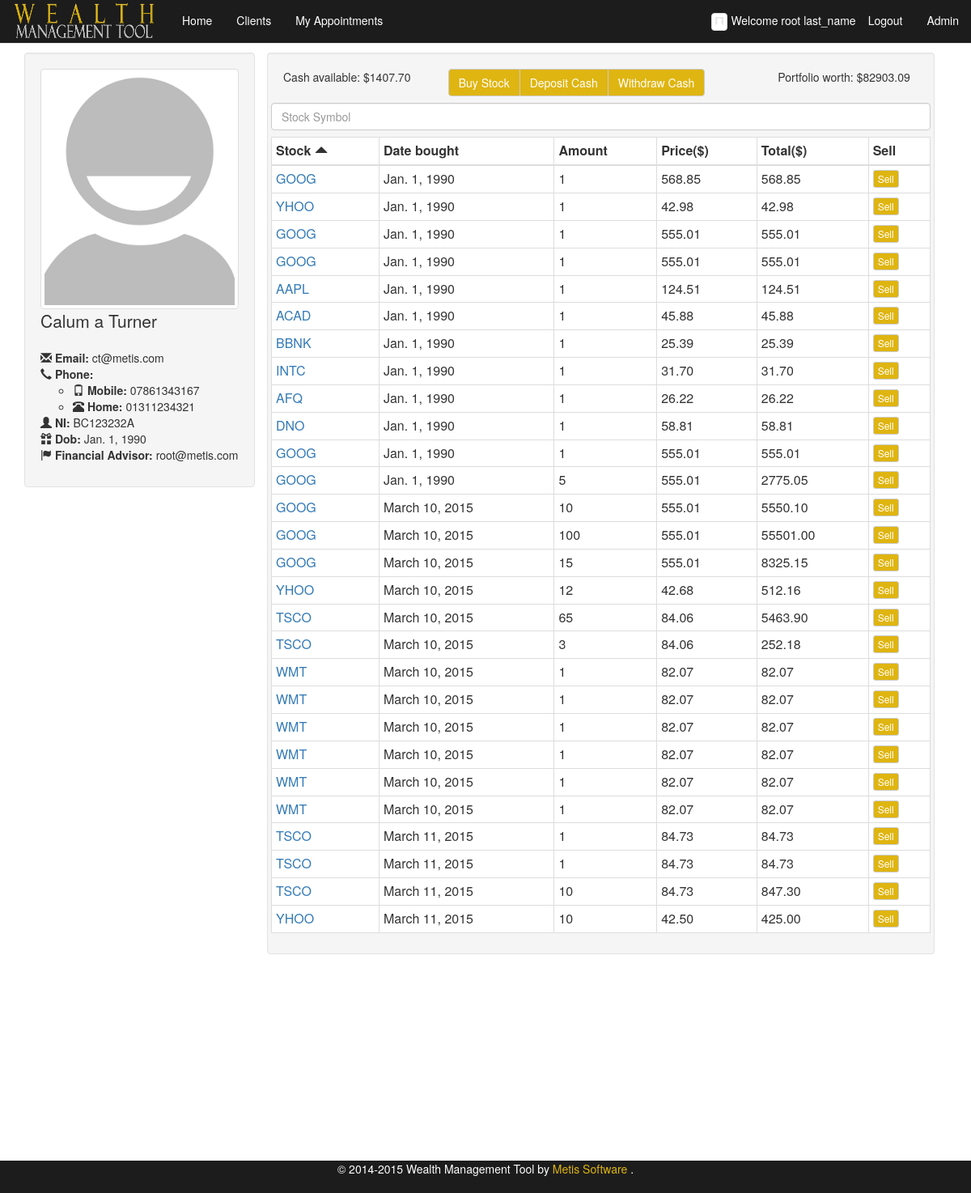
/client_details/?client=BC123232A (signed in), run on the app's committed database.
### wms/models.py (models this page shows, shortened)
class FA(AbstractBaseUser, PermissionsMixin):
    email = models.EmailField(max_length=64, unique=True)
    first_name = models.CharField(max_length=64, default="**DEFAULT**")
    surname = models.CharField(max_length=64, default="**DEFAULT**")
    image = models.ImageField(upload_to='fa_images', default='/media/person-placeholder.png')
    dob = models.DateField(default="1990-01-01")
    ni_regex = RegexValidator(regex=r'^(?!BG)(?!GB)(?!NK)(?!KN)(?!TN)(?!NT)(?!ZZ)(?:[A-CEGHJ-PR-TW-Z][A-CEGHJ-NPR-TW-Z])(?:\s*\d\s*){6}([A-D]|\s)$', message="Must be in the format: 'AA999999A', restrictions to characters apply'")
    ni_number = models.CharField(
        max_length=9, validators=[ni_regex], primary_key=True)
    is_staff=models.BooleanField(default=False)
    is_admin=models.BooleanField(default=False)
    is_active=models.BooleanField(default=False)
    USERNAME_FIELD = 'email'
    REQUIRED_FIELDS = ['first_name', 'surname', 'dob', 'ni_number']
    objects = FAUserManager()

class Client(models.Model):
    first_name = models.CharField(max_length=64)
    middle_name = models.CharField(max_length=64, blank=True)
    surname = models.CharField(max_length=64)
    image = models.ImageField(upload_to='client_images', default='/media/person-placeholder.png')
    dob = models.DateField(default="1990-01-01")
    ni_regex = RegexValidator(regex=r'^(?!BG)(?!GB)(?!NK)(?!KN)(?!TN)(?!NT)(?!ZZ)(?:[A-CEGHJ-PR-TW-Z][A-CEGHJ-NPR-TW-Z])(?:\s*\d\s*){6}([A-D]|\s)$', message="Must be in the format: 'AA999999A', restrictions to characters apply'")
    ni_number = models.CharField(max_length=9, validators=[ni_regex], primary_key=True)
    email = models.EmailField(max_length=64)
    phone_regex = RegexValidator(
        regex=r'^\+?1?\d{9,15}$',
        message="Not a valid phone number. Up to 9 digits allowed.")
    home_phone = models.CharField(
        max_length=11, validators=[phone_regex], blank=True
    )
    mob_phone = models.CharField(
        max_length=11, validators=[phone_regex], blank=True
    )
    cash = models.DecimalField(max_digits=20, decimal_places=2)
    fa = models.ForeignKey(FA)
    twitter_username = models.CharField(validators=[RegexValidator(
                                                    regex="^(\w){1,15}$",
                                                    message="Not a valid username,please remove @ and max of 15 cahracters"
                                                    )],
                                        blank=True, max_length= 15)
    twitter_widget_id = models.CharField(max_length=18, blank=True,
                                         validators=[RegexValidator(
                                             regex='[\d]{18}',
                                             message="Not a valid Twitter widget id. must be 18 digits"
                                         )])

class Share(models.Model):
    owner = models.ForeignKey(Client)
    buy_date = models.DateField(default="1990-01-01")
    amount = models.IntegerField()
    price = models.DecimalField(max_digits=20, decimal_places=2)
    stock = models.ForeignKey(Stock)

class Stock(models.Model):
    symbol = models.CharField(primary_key=True, max_length=5)
    company = models.CharField(max_length=64)
    market = models.ForeignKey(Market)
    def __str__(self):
        return self.symbol

### wms/views.py (the view)
# urls.py: url(r'^client_details/', 'client_details', name='client_details'),
@login_required
def client_details(request):
    get_params = request.GET
    if(get_params.get('client') is None):
        return HttpResponseRedirect('/clients/')
    else:
        try:
            client = Client.objects.get(ni_number=get_params.get('client'))
            shares = Share.objects.filter(owner=get_params.get('client'))
            print(client.twitter_username)
            if client.twitter_username=="":
                twitter = False
            else:
                twitter = True
            return render_to_response('wms/client_details.html',
                                         {'client_details': client,'shares': shares,'twitter':twitter}, context_instance=RequestContext(request))
        except ObjectDoesNotExist:
            return render_to_response('wms/client_details.html',{}, context_instance=RequestContext)

### wms/templates/wms/client_details.html (shortened to what this page needs)
{% extends "wms/base_boot.html" %}
{% load staticfiles %}
{% block content %}
{% if client_details %}
    <div class="table-responsive col-md-3 well">
        <img class="img-responsive img-thumbnail" src="{% static 'wms/images/person-placeholder.png'  %}" alt="Person Placeholder">
        <p class="lead">{{client_details.first_name}} {{client_details.middle_name}} {{client_details.surname}}</p>
        <ul class="list-unstyled">
            <li>
                <span class="glyphicon glyphicon-envelope"> </span> <strong>Email:</strong> {{ client_details.email}}
            </li>
            <li>
                <span class="glyphicon glyphicon-earphone"></span> <strong>Phone:</strong>
                <ul class="">
                    <li>
                        <span class="glyphicon glyphicon-phone"></span> <strong>Mobile:</strong> {{ client_details.mob_phone}}
                    </li>
                    <li>
                        <span class="glyphicon glyphicon-phone-alt"></span> <strong>Home:</strong> {{ client_details.home_phone}}
                    </li>
                </ul>
            </li>
            <li>
                <span class="glyphicon glyphicon-user"></span> <strong>NI:</strong> {{client_details.ni_number}}
            </li>
            <li>
                <span class="glyphicon glyphicon-gift"></span> <strong>Dob:</strong> {{client_details.dob}}
            </li>
            <li>
                <span class="glyphicon glyphicon-flag"></span> <strong>Financial Advisor:</strong> {{client_details.fa}}
            </li>
        </ul>
    </div>
    <div class = "col-md-9">
    <div class="col-md-12 well container-fluid" id="users" >
        <div class="row">
            <div class="col-md-3">Cash available: $<span class="client_cash_available">{{ client_details.cash }}</span></div>
            <div class="btn-group col-md-6" style="margin-bottom:1%;">
                <button type="button" class="btn btn-default" data-toggle="modal" data-target="#StockModal">Buy Stock</button>
                <button type="button" class="btn btn-default" data-toggle="modal" data-target="#DepositModal">Deposit Cash</button>
                <button type="button" class="btn btn-default" data-toggle="modal" data-target="#WithdrawModal">Withdraw Cash</button>
             </div>
            <div class="col-md-3">Portfolio worth: $<span class="portfolio_worth"></span> </div>
        </div>
        <div class="row">
            <div>
                <input id="symbol_input" class="form-control search" type="text" name="symbol" placeholder="Stock Symbol"style="margin-bottom:1%;"/>
            </div>
        </div>
        <div class="row table-responsive" style="height: 70%">
            <table class="table table-hover table-bordered table-condensed col-md-12" style="background-color: #ffffff; ">
                <thead>
                    <th class="sort" data-sort="stock" id="stock_th">Stock <span class="glyphicon glyphicon-triangle-top"></span></th>
                    <th class="sort" data-sort="buy_date">Date bought </th>
                    <th class="sort" data-sort="amount">Amount </th>
                    <th class="sort" data-sort="price">Price($) </th>
                    <th class="sort" data-sort="total">Total($) </th>
                    <th>Sell</th>
                </thead>
                <tbody id="clients_stock_tbody" class="list" style="overflow-y: scroll;height: 50%">
                    {% for share in shares %}
                    <tr>
                        <td class="stock"><a href="/?symbol={{share.stock}}">{{ share.stock}}</a></td>
                        <td class="buy_date">{{ share.buy_date}}</td>
                        <td class="amount">{{ share.amount}}</td>
                        <td class="price">{{ share.price}}</td>
                        <td class="total"><script>document.write(({{share.price}}*{{share.amount}}).toFixed(2));</script></td>
                        <td class="sell"><button class="btn btn-default btn-xs">Sell</button> </td>
                    </tr>
                    {% endfor %}
                </tbody>
            </table>
        </div>
    </div>
    </div>
    {% else %}
        <p>No client data</p>
    {% endif %}
{%  endblock %}

### wms/templates/wms/base_boot.html (shortened to what this page needs)
{% load staticfiles %}
<html>
<head>
<link rel="stylesheet" type="text/css" href="{% static 'wms/css/style-bootstrap.css' %}" />
<link href="{% static "wms/css/bootstrap.css" %}" rel="stylesheet">
<link href="{% static "wms/css/magnific-popup.css" %}" rel="stylesheet" type="text/css">
<link rel="stylesheet" type="text/css" href="{% static "wms/css/jquery.fancybox.css" %}" media="screen" />
<link href="{% static "wms/css/bootstrap-sticky-footer.css" %}" rel="stylesheet">
</head>
<body>
<nav class="navbar navbar-default navbar-fixed-top" id="home">
	<div class="container-fluid">
		<div class="navbar-header">
			<a href="/" class="navbar-brand">
				<img src="{% static "wms/images/logo.png" %}" alt="Wealth Management Tool" height="54" width="180" style="margin-top: -15px;" /></a>
		</div>
		<div id="navbar" class="navbar-collapse collapse">
			<ul class="nav navbar-nav">
				<li><a id="home" href="/">Home</a></li>
				<li><a id="clients" href="/clients/">Clients</a></li>
				<li><a id="appointments" href="/appointments/">My Appointments</a></li>
			</ul>
			<ul class="nav navbar-nav navbar-right">
				{% if user.is_authenticated %}
				<li class="text-center" style="padding-top: 15px;padding-bottom: 15px;"><img src="{{ user.image.url }}" class="img-responsive img-thumbnail" style="max-width: 20px; margin-right:5px;"/>Welcome  {{ user.first_name }} {{ user.surname }}</li>
				<li ><a href="/logout">Logout</a>
				{% if user.is_staff %}
				<li><a href="/admin">Admin</a>
				{% endif %}
				</li>
				{% endif %}
			</ul>
		</div>
	</div>
</nav>
<div class="container" style="overflow-x: hidden">
	{% block content %}
	{% endblock %}
</div>
<footer class="footer">
	<div class="container">
		<p class="text-center" style="color:#FFFFFF;">© 2014-2015 Wealth Management Tool by  <a style="color:#dfb511;"href="http://www.metissoftware.co.uk" target="_blank"> Metis Software </a>.</p>
	</div>
</footer>
</body>
</html>

### data on the page
FA: image (placeholder picture), first_name "root", surname "last_name"
Client: first_name "Calum", middle_name "a", surname "Turner", email "ct@metis.com", mob_phone "07861343167", home_phone "01311234321", ni_number "BC123232A", dob "Jan. 1, 1990", fa "root@metis.com", cash "1407.70"
Share: stock "GOOG", buy_date "Jan. 1, 1990", amount "1", price "568.85"
Share: stock "YHOO", buy_date "Jan. 1, 1990", amount "1", price "42.98"
Share: stock "GOOG", buy_date "Jan. 1, 1990", amount "1", price "555.01"
Share: stock "GOOG", buy_date "Jan. 1, 1990", amount "1", price "555.01"
Share: stock "AAPL", buy_date "Jan. 1, 1990", amount "1", price "124.51"
Share: stock "ACAD", buy_date "Jan. 1, 1990", amount "1", price "45.88"
Share: stock "BBNK", buy_date "Jan. 1, 1990", amount "1", price "25.39"
Share: stock "INTC", buy_date "Jan. 1, 1990", amount "1", price "31.70"
Share: stock "AFQ", buy_date "Jan. 1, 1990", amount "1", price "26.22"
Share: stock "DNO", buy_date "Jan. 1, 1990", amount "1", price "58.81"
Share: stock "GOOG", buy_date "Jan. 1, 1990", amount "1", price "555.01"
Share: stock "GOOG", buy_date "Jan. 1, 1990", amount "5", price "555.01"
Share: stock "GOOG", buy_date "March 10, 2015", amount "10", price "555.01"
Share: stock "GOOG", buy_date "March 10, 2015", amount "100", price "555.01"
Share: stock "GOOG", buy_date "March 10, 2015", amount "15", price "555.01"
Share: stock "YHOO", buy_date "March 10, 2015", amount "12", price "42.68"
Share: stock "TSCO", buy_date "March 10, 2015", amount "65", price "84.06"
Share: stock "TSCO", buy_date "March 10, 2015", amount "3", price "84.06"
Share: stock "WMT", buy_date "March 10, 2015", amount "1", price "82.07"
Share: stock "WMT", buy_date "March 10, 2015", amount "1", price "82.07"
Share: stock "WMT", buy_date "March 10, 2015", amount "1", price "82.07"
Share: stock "WMT", buy_date "March 10, 2015", amount "1", price "82.07"
Share: stock "WMT", buy_date "March 10, 2015", amount "1", price "82.07"
Share: stock "WMT", buy_date "March 10, 2015", amount "1", price "82.07"
Share: stock "TSCO", buy_date "March 11, 2015", amount "1", price "84.73"
Share: stock "TSCO", buy_date "March 11, 2015", amount "1", price "84.73"
Share: stock "TSCO", buy_date "March 11, 2015", amount "10", price "84.73"
Share: stock "YHOO", buy_date "March 11, 2015", amount "10", price "42.50"
